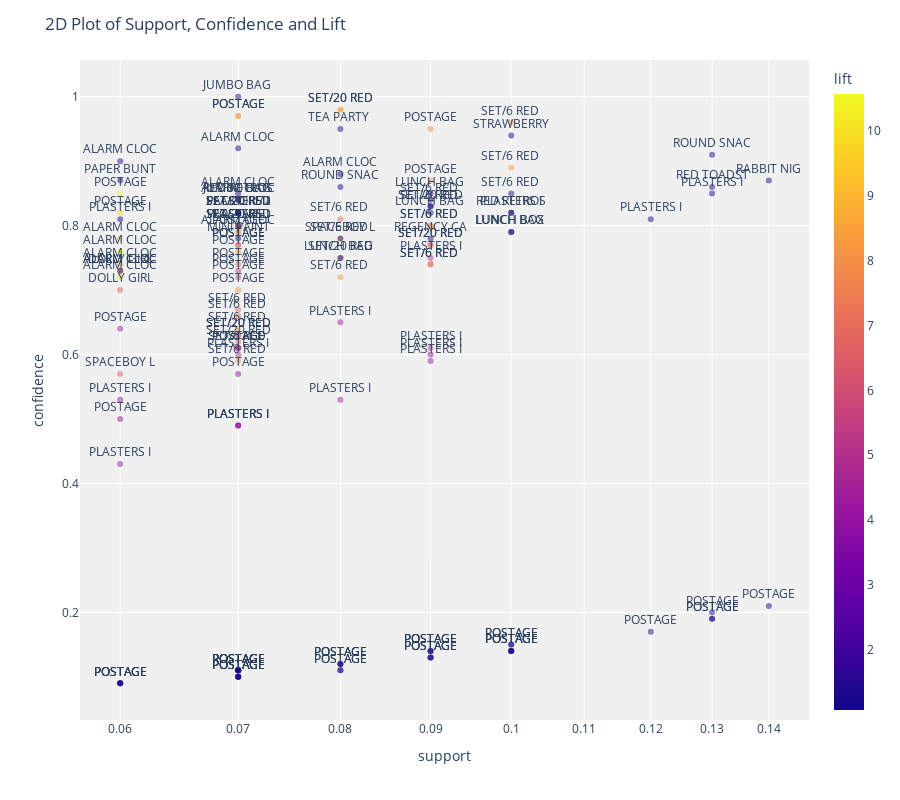

Source (notebook cell):
### Markdown cell above
# 4. Plot Model

### Code cell
plot_model(model1)

### Figure 1 — Plotly figure (JSON) as saved in the notebook; plotly's stock layout.template omitted (floating-point values rounded to 4 significant figures; data arrays with more than 128 entries replaced by an {"elided": "..."} marker saying what was removed)
{"data": [{"customdata": {"elided": "142x2 str values"}, "hoverlabel": {"namelength": 0}, "hovertemplate": "support=%{x}<br>confidence=%{y}<br>antecedents=%{customdata[0]}<br>consequents=%{customdata[1]}<br>antecedents_short=%{text}<br>lift=%{marker.color}", "legendgroup": "", "marker": {"color": {"elided": "142 float values"}, "coloraxis": "coloraxis", "opacity": 0.5, "symbol": "circle"}, "mode": "markers+text", "name": "", "showlegend": false, "text": {"elided": "142 str values"}, "textposition": "top center", "type": "scatter", "x": {"elided": "142 float values"}, "xaxis": "x", "y": {"elided": "142 float values"}, "yaxis": "y"}], "layout": {"coloraxis": {"colorbar": {"title": {"text": "lift"}}, "colorscale": [[0, "#0d0887"], [0.1111, "#46039f"], [0.2222, "#7201a8"], [0.3333, "#9c179e"], [0.4444, "#bd3786"], [0.5556, "#d8576b"], [0.6667, "#ed7953"], [0.7778, "#fb9f3a"], [0.8889, "#fdca26"], [1, "#f0f921"]]}, "height": 800, "legend": {"tracegroupgap": 0}, "margin": {"t": 60}, "plot_bgcolor": "rgb(240,240,240)", "title": {"text": "2D Plot of Support, Confidence and Lift"}, "xaxis": {"anchor": "y", "domain": [0, 1], "title": {"text": "support"}, "type": "log"}, "yaxis": {"anchor": "x", "domain": [0, 1], "title": {"text": "confidence"}}}}
